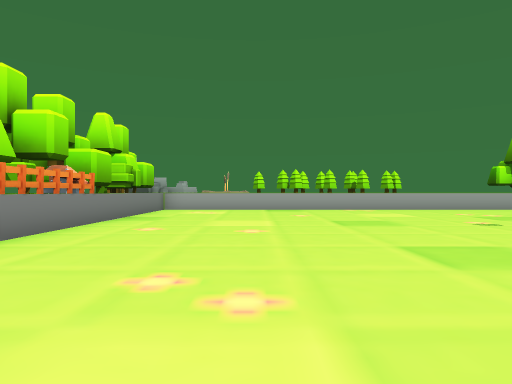
View 1 (above)

16 first-person views from a walk through a Unity game level. The camera is 1.3 m above the floor, looks level and sees 70° across. The floor is counted in squares, 2 m on a side. Each view is taken from the middle of a square. On the plan, view 1 faces up. The plan holds only what a view shows up to about 11 squares ahead; the rest is blank. The player is left out.

View 2
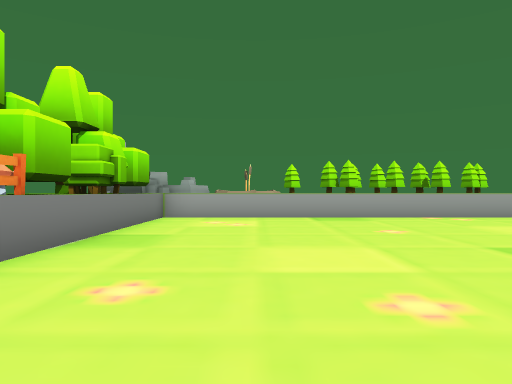

View 3
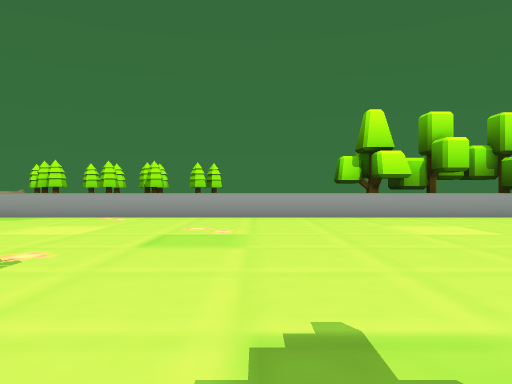

View 4
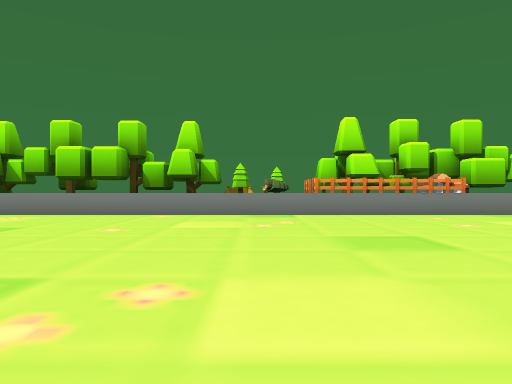

View 5
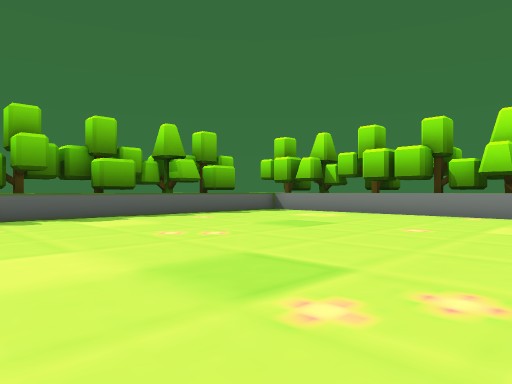

View 6
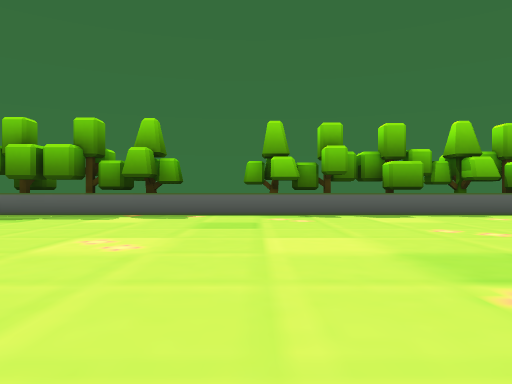

View 7
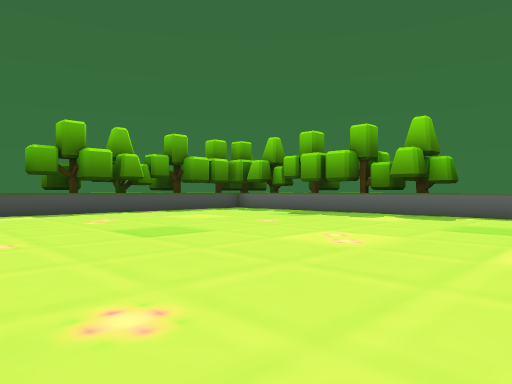

View 8
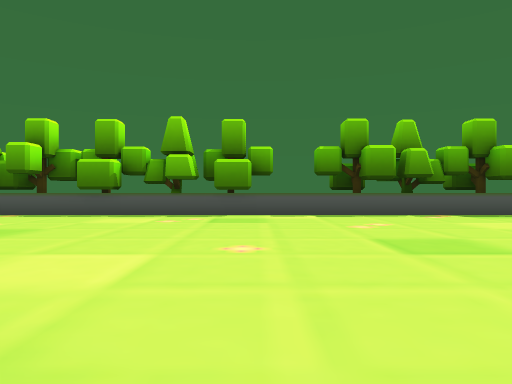

View 9
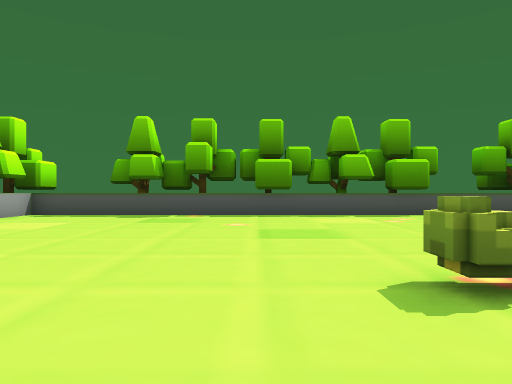

View 10
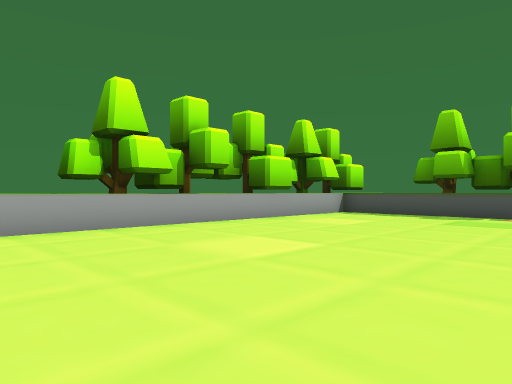

View 11
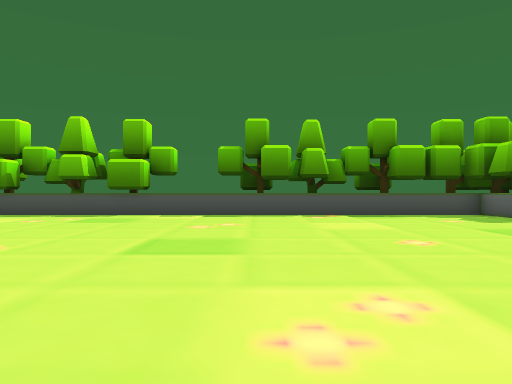

View 12
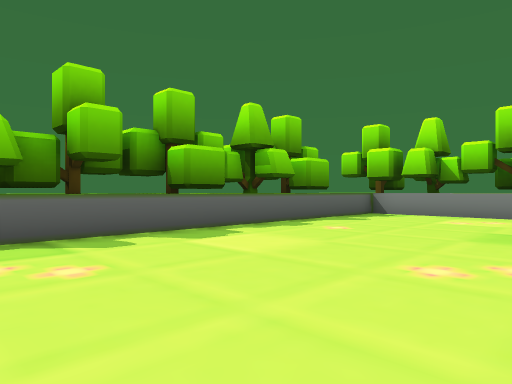

View 13
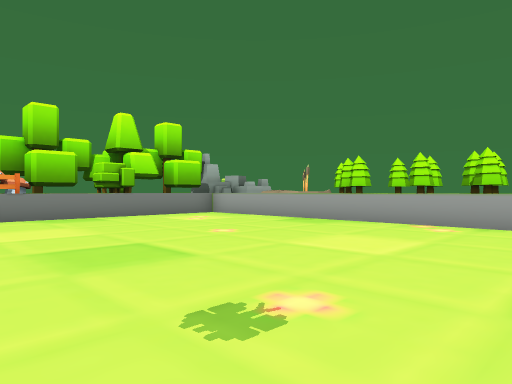

View 14
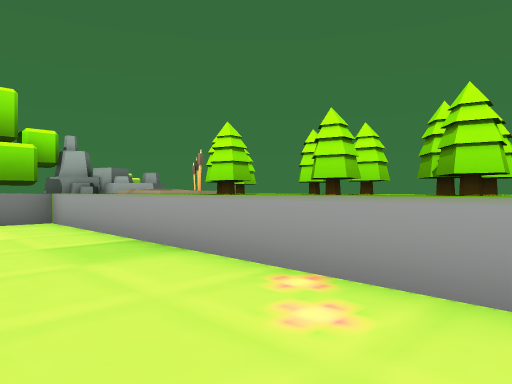

View 15
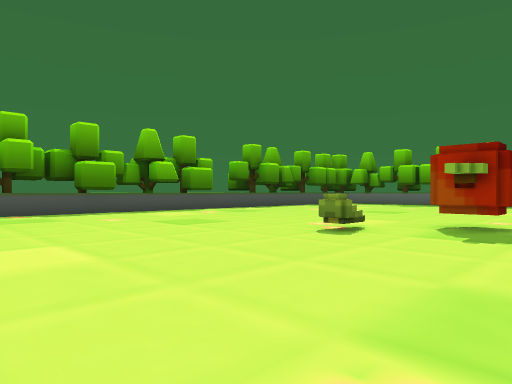

View 16
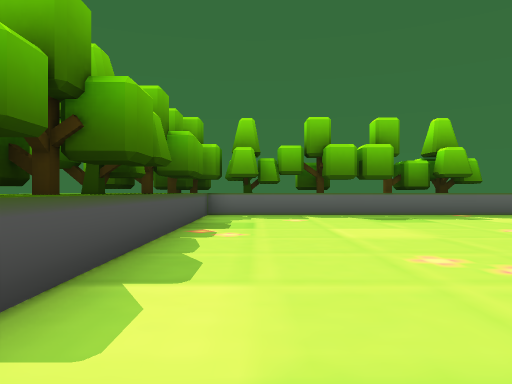

### Floor plan
Key: @ floor where view 1 was taken; # wall or solid block; . floor; = window, fence, low wall or low ledge; ^ raised ledge; O other object.
Columns run from 5 left of view 1 to 19 right of it. Each row starts with its distance up from view 1.
 16   O^^^  ^
 15  O#^^O OOOOO    ^^ #
 14 ##O^^^OOOO^^^^^#=^^#^#^#
 13 ^=.....................^
 12  ^.....................^
 11 ^#.....................=
 10  #.....................=
  9 ^#.....................#
  8  O.....................^
  7  O.....................=
  6  O.....................=
  5  O............O........=
  4  O...........O.........=
  3  ^...........O.........#
  2  O.....................^
  1  ^.....................^
  0 ##...@.................^
 -1  =.....................^#
 -2 ^=.....................=^
 -3  =.....................##
 -4 #^.....................^^
 -5  ^.....................##
 -6  #.....................=
 -7  =.....................#
 -8   ^^==^==^^=^^^#=#=#^#^##
 -9     #^ ^# ##
-10         #

Positions as (right, up) in squares from view 1, and headings:
1: (0, 0), facing up
2: (-1, 4), facing up
3: (7, 4), facing up
4: (7, 2), facing left
5: (7, 2), facing down-left
6: (7, 3), facing down
7: (6, 3), facing down-right
8: (7, 2), facing right
9: (7, 7), facing right
10: (7, 7), facing up-right
11: (7, -1), facing right
12: (7, -2), facing down-left
13: (6, 6), facing up-left
14: (5, 11), facing up-left
15: (6, 11), facing down-right
16: (16, 3), facing down
